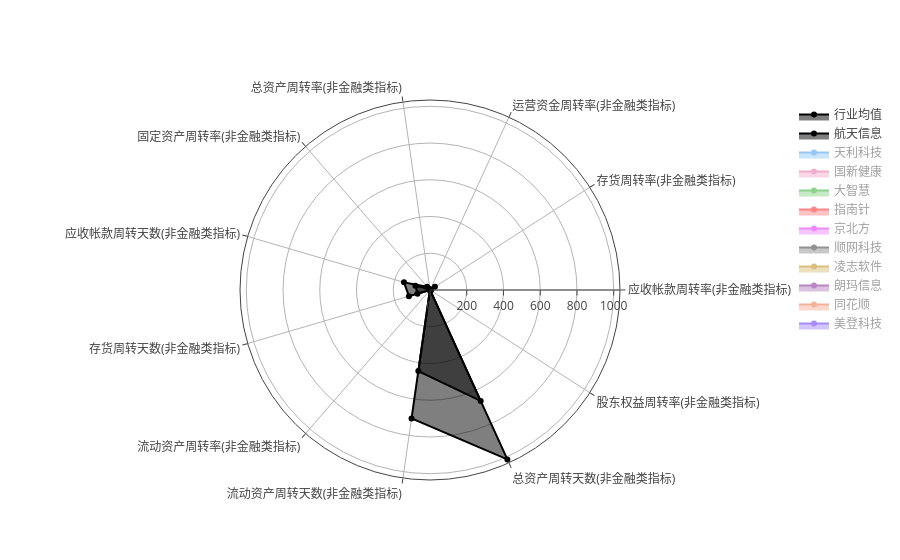

The cell this chart's notebook holds for it:
### Code cell
fig = go.Figure()

fig.add_trace(go.Scatterpolar(
      r=data['mean'].tolist(),
      theta=categories,
      fill='toself',
      name='行业均值'
))
fig.add_trace(go.Scatterpolar(
      r=data.vol.tolist(),
      theta=categories,
      fill='toself',
      name=StockName
))

i = 0
while i<len(fta):
    fig.add_trace(go.Scatterpolar(
        r=list(fta.round(2).loc[i])[2:],
        theta=categories,
        name=list(fta.loc[i])[1],
        marker_color=colors[i],
        visible='legendonly',
        fill='toself'
        # opacity=0.5
        # base='overlay'
    ))
    i = i+1

fig.update_layout(
  polar=dict(
    radialaxis=dict(
      visible=True,
    #   range=[round((min(anafin.vol)-(3*lens)),2), max(anafin.vol)+lens]
    )),
  # showlegend=False
)

### Figure 1 — Plotly figure (JSON) as saved in the notebook; plotly's stock layout.template omitted (floating-point values rounded to 4 significant figures)
{"data": [{"fill": "toself", "name": "行业均值", "r": [4.996, 31.8, 1.525, 0.4712, 24.0, 147.5, 119.5, 0.668, 706.5, 1014.0, 0.8806], "theta": ["应收帐款周转率(非金融类指标)", "存货周转率(非金融类指标)", "运营资金周转率(非金融类指标)", "总资产周转率(非金融类指标)", "固定资产周转率(非金融类指标)", "应收帐款周转天数(非金融类指标)", "存货周转天数(非金融类指标)", "流动资产周转率(非金融类指标)", "流动资产周转天数(非金融类指标)", "总资产周转天数(非金融类指标)", "股东权益周转率(非金融类指标)"], "type": "scatterpolar"}, {"fill": "toself", "name": "航天信息", "r": [4.35, 5.06, 1.24, 0.54, 9, 83, 71, 0.81, 446, 664, 0.89], "theta": ["应收帐款周转率(非金融类指标)", "存货周转率(非金融类指标)", "运营资金周转率(非金融类指标)", "总资产周转率(非金融类指标)", "固定资产周转率(非金融类指标)", "应收帐款周转天数(非金融类指标)", "存货周转天数(非金融类指标)", "流动资产周转率(非金融类指标)", "流动资产周转天数(非金融类指标)", "总资产周转天数(非金融类指标)", "股东权益周转率(非金融类指标)"], "type": "scatterpolar"}, {"fill": "toself", "marker": {"color": "#2E91E5"}, "name": "天利科技", "r": [9.76, 1540.0, 0.96, 0.79, 39.37, 37, 0, 0.88, 409, 455, 0.88], "theta": ["应收帐款周转率(非金融类指标)", "存货周转率(非金融类指标)", "运营资金周转率(非金融类指标)", "总资产周转率(非金融类指标)", "固定资产周转率(非金融类指标)", "应收帐款周转天数(非金融类指标)", "存货周转天数(非金融类指标)", "流动资产周转率(非金融类指标)", "流动资产周转天数(非金融类指标)", "总资产周转天数(非金融类指标)", "股东权益周转率(非金融类指标)"], "type": "scatterpolar", "visible": "legendonly"}, {"fill": "toself", "marker": {"color": "#E15F99"}, "name": "国新健康", "r": [2.59, 243.5, 0.46, 0.22, 33.17, 139, 1, 0.28, 1290, 1667, 0.31], "theta": ["应收帐款周转率(非金融类指标)", "存货周转率(非金融类指标)", "运营资金周转率(非金融类指标)", "总资产周转率(非金融类指标)", "固定资产周转率(非金融类指标)", "应收帐款周转天数(非金融类指标)", "存货周转天数(非金融类指标)", "流动资产周转率(非金融类指标)", "流动资产周转天数(非金融类指标)", "总资产周转天数(非金融类指标)", "股东权益周转率(非金融类指标)"], "type": "scatterpolar", "visible": "legendonly"}, {"fill": "toself", "marker": {"color": "#1CA71C"}, "name": "大智慧", "r": [9.13, 186.6, 0.69, 0.33, 22.62, 39, 2, 0.45, 798, 1077, 0.47], "theta": ["应收帐款周转率(非金融类指标)", "存货周转率(非金融类指标)", "运营资金周转率(非金融类指标)", "总资产周转率(非金融类指标)", "固定资产周转率(非金融类指标)", "应收帐款周转天数(非金融类指标)", "存货周转天数(非金融类指标)", "流动资产周转率(非金融类指标)", "流动资产周转天数(非金融类指标)", "总资产周转天数(非金融类指标)", "股东权益周转率(非金融类指标)"], "type": "scatterpolar", "visible": "legendonly"}, {"fill": "toself", "marker": {"color": "#FB0D0D"}, "name": "指南针", "r": [13.03, 178.4, 1.83, 0.2, 2.59, 28, 2, 0.34, 1074, 1769, 0.55], "theta": ["应收帐款周转率(非金融类指标)", "存货周转率(非金融类指标)", "运营资金周转率(非金融类指标)", "总资产周转率(非金融类指标)", "固定资产周转率(非金融类指标)", "应收帐款周转天数(非金融类指标)", "存货周转天数(非金融类指标)", "流动资产周转率(非金融类指标)", "流动资产周转天数(非金融类指标)", "总资产周转天数(非金融类指标)", "股东权益周转率(非金融类指标)"], "type": "scatterpolar", "visible": "legendonly"}, {"fill": "toself", "marker": {"color": "#DA16FF"}, "name": "京北方", "r": [5.08, 163.3, 2, 1.47, 78.22, 71, 2, 1.63, 221, 245, 1.78], "theta": ["应收帐款周转率(非金融类指标)", "存货周转率(非金融类指标)", "运营资金周转率(非金融类指标)", "总资产周转率(非金融类指标)", "固定资产周转率(非金融类指标)", "应收帐款周转天数(非金融类指标)", "存货周转天数(非金融类指标)", "流动资产周转率(非金融类指标)", "流动资产周转天数(非金融类指标)", "总资产周转天数(非金融类指标)", "股东权益周转率(非金融类指标)"], "type": "scatterpolar", "visible": "legendonly"}, {"fill": "toself", "marker": {"color": "#222A2A"}, "name": "顺网科技", "r": [18.08, 151, 1.27, 0.6, 10.28, 20, 2, 0.98, 366, 596, 0.73], "theta": ["应收帐款周转率(非金融类指标)", "存货周转率(非金融类指标)", "运营资金周转率(非金融类指标)", "总资产周转率(非金融类指标)", "固定资产周转率(非金融类指标)", "应收帐款周转天数(非金融类指标)", "存货周转天数(非金融类指标)", "流动资产周转率(非金融类指标)", "流动资产周转天数(非金融类指标)", "总资产周转天数(非金融类指标)", "股东权益周转率(非金融类指标)"], "type": "scatterpolar", "visible": "legendonly"}, {"fill": "toself", "marker": {"color": "#B68100"}, "name": "凌志软件", "r": [5.56, 112.7, 0.93, 0.46, 3.47, 65, 3, 0.71, 508, 788, 0.55], "theta": ["应收帐款周转率(非金融类指标)", "存货周转率(非金融类指标)", "运营资金周转率(非金融类指标)", "总资产周转率(非金融类指标)", "固定资产周转率(非金融类指标)", "应收帐款周转天数(非金融类指标)", "存货周转天数(非金融类指标)", "流动资产周转率(非金融类指标)", "流动资产周转天数(非金融类指标)", "总资产周转天数(非金融类指标)", "股东权益周转率(非金融类指标)"], "type": "scatterpolar", "visible": "legendonly"}, {"fill": "toself", "marker": {"color": "#750D86"}, "name": "朗玛信息", "r": [11.5, 33.36, 2.52, 0.25, 2.72, 31, 11, 1.14, 316, 1461, 0.29], "theta": ["应收帐款周转率(非金融类指标)", "存货周转率(非金融类指标)", "运营资金周转率(非金融类指标)", "总资产周转率(非金融类指标)", "固定资产周转率(非金融类指标)", "应收帐款周转天数(非金融类指标)", "存货周转天数(非金融类指标)", "流动资产周转率(非金融类指标)", "流动资产周转天数(非金融类指标)", "总资产周转天数(非金融类指标)", "股东权益周转率(非金融类指标)"], "type": "scatterpolar", "visible": "legendonly"}, {"fill": "toself", "marker": {"color": "#EB663B"}, "name": "同花顺", "r": [77.6, 0, 0.61, 0.38, 5.22, 5, 0, 0.45, 802, 953, 0.49], "theta": ["应收帐款周转率(非金融类指标)", "存货周转率(非金融类指标)", "运营资金周转率(非金融类指标)", "总资产周转率(非金融类指标)", "固定资产周转率(非金融类指标)", "应收帐款周转天数(非金融类指标)", "存货周转天数(非金融类指标)", "流动资产周转率(非金融类指标)", "流动资产周转天数(非金融类指标)", "总资产周转天数(非金融类指标)", "股东权益周转率(非金融类指标)"], "type": "scatterpolar", "visible": "legendonly"}, {"fill": "toself", "marker": {"color": "#511CFB"}, "name": "美登科技", "r": [15.84, 0, 0.4, 0.27, 3.17, 23, 0, 0.38, 950, 1346, 0.28], "theta": ["应收帐款周转率(非金融类指标)", "存货周转率(非金融类指标)", "运营资金周转率(非金融类指标)", "总资产周转率(非金融类指标)", "固定资产周转率(非金融类指标)", "应收帐款周转天数(非金融类指标)", "存货周转天数(非金融类指标)", "流动资产周转率(非金融类指标)", "流动资产周转天数(非金融类指标)", "总资产周转天数(非金融类指标)", "股东权益周转率(非金融类指标)"], "type": "scatterpolar", "visible": "legendonly"}], "layout": {"polar": {"radialaxis": {"visible": true}}}}
